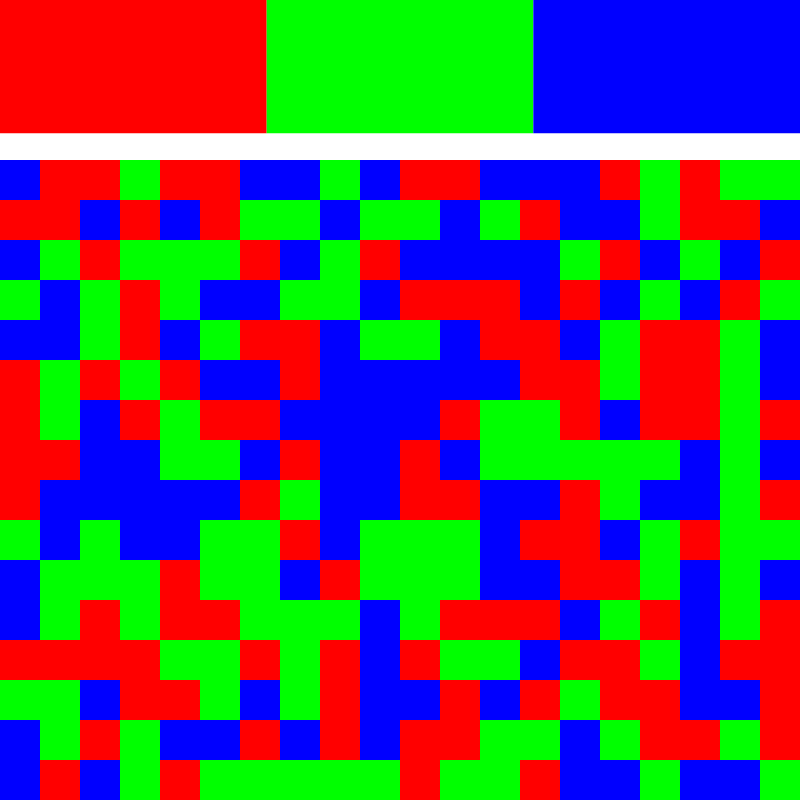
Frame 1 (no input)
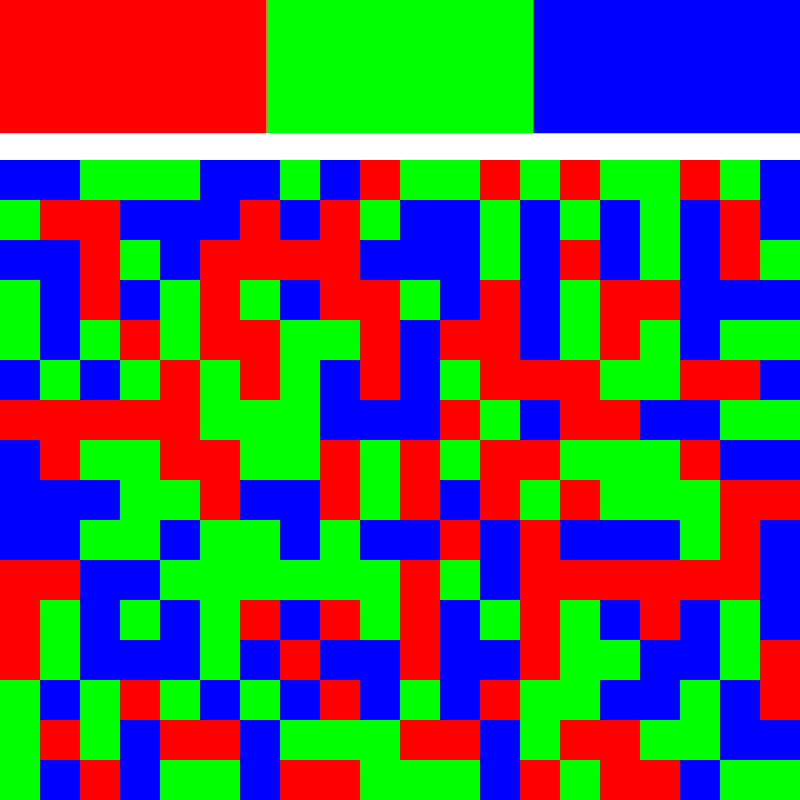
Frame 60 (no input)
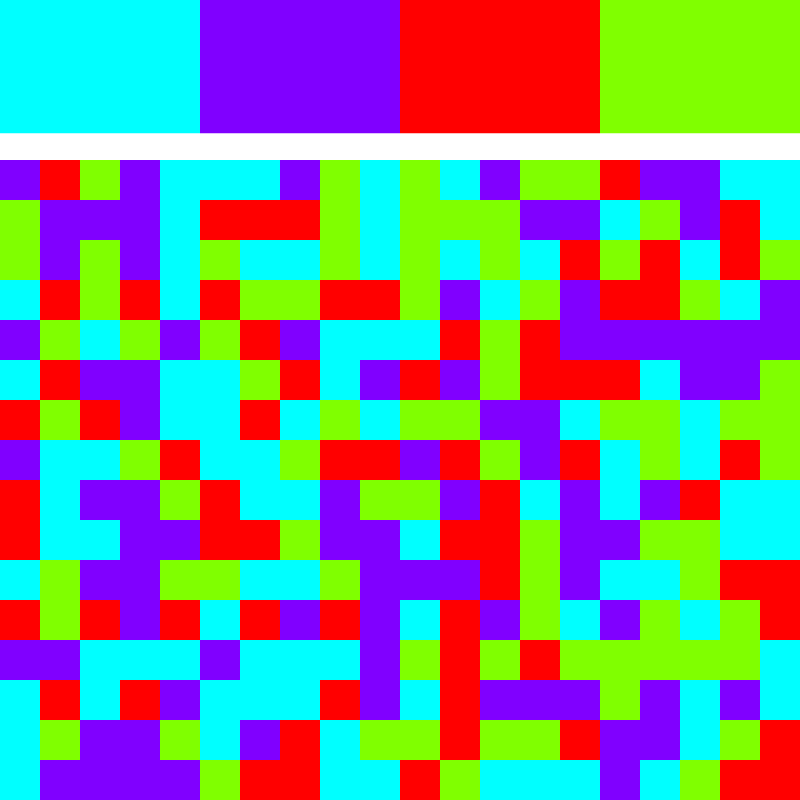
Frame 120 (the mouse pressed at the canvas centre since frame 60)

The p5.js sketch that drew these frames (run headless with seeded random() and noise() and a simulated clock; from frame 60 on, the mouse is pressed at the canvas centre):

// p5.js sketch
// ── sketch.js
// Triadic Tetradic Color Palette
// Mouse position changes base hue value. Four squares show triadic/tetradic colors (base, base +30, base +60, base +90).
// extended from Rune Madsen's Color Scheme Analogous Example :https://printingcode.runemadsen.com/examples/color/scheme_analogous/index.html

// Modification: Generate grid palette of color cells based on chosen colors (changes on mouse move)

let outerRadius = 200;
let innerRadius = 0; // hole size
let steps = 360 / 15; // resolution
let mode = "triadic"; // change to 'tetradic' for tetradic colors

// Grid vars
let numRows = 20;
let numCols = 20;
let grid = new Array(numRows);

let gridMode = "static";
let prevMouseX = 0;

function setup() {
  createCanvas(800, 800);
  colorMode(HSB, 360, 100, 100);
  noStroke();
}

function draw() {
  background(100);
  drawRing();
  if (mode === "triadic") {
    drawTriadicColors();
  } else if (mode === "tetradic") {
    drawTetradicColors();
  }
  fill(0);
  text("click to toggle mode", 50, height - 50);

  // New stuff
  let baseHue = map(mouseX, 0, width, 0, 360);

  if (gridMode !== "static" || mouseX !== prevMouseX || prevMouseX === 0) {
    if (mode === "triadic") {
      let triadicHues = [
        baseHue % 360,
        (baseHue + 120) % 360,
        (baseHue + 240) % 360,
      ];
      generateGrid(triadicHues);
    } else if (mode === "tetradic") {
      let tetradicHues = [
        baseHue % 360,
        (baseHue + 90) % 360,
        (baseHue + 180) % 360,
        (baseHue + 270) % 360,
      ];
      generateGrid(tetradicHues);
    }
  }

  drawGrid();
  prevMouseX = mouseX;
}

function mousePressed() {
  if (mode === "triadic") {
    mode = "tetradic";
  } else if (mode === "tetradic") {
    mode = "triadic";
  }
  prevMouseX = 0; // reset prevMouseX to force grid regeneration on next draw
}

function drawGrid() {
  // Draw a grid of cells, each filled with a randomly chosen color from the palette
  for (let i = 0; i < numRows; i++) {
    for (let j = 0; j < numCols; j++) {
      fill(grid[i][j], 100, 100);
      rect(
        (i * width) / numRows,
        height / 5 + (j * height) / numCols,
        width / numRows,
        height / numCols,
      );
    }
  }
}

// Generate grid from passed in hues
function generateGrid(hues) {
  // Build a 2D array of color cells
  for (let i = 0; i < numRows; i++) {
    grid[i] = new Array(numCols);
    for (let j = 0; j < numCols; j++) {
      let hueNum = Math.floor(random() * hues.length);
      grid[i][j] = hues[hueNum];
    }
  }
}

function drawTriadicColors() {
  // Map mouseX to hue (0–360)
  let baseHue = map(mouseX, 0, width, 0, 360);

  let squareWidth = width / 3;
  // Square 1: base hue
  fill((baseHue + 0) % 360, 100, 100);
  rect(0, 0, squareWidth, height / 6);
  drawColorPosition(baseHue);

  // Square 2: base + 120
  fill((baseHue + 120) % 360, 100, 100);
  rect(squareWidth, 0, squareWidth, height / 6);
  drawColorPosition(baseHue + 120);

  // Square 3: base + 240
  fill((baseHue + 240) % 360, 100, 100);
  rect(squareWidth * 2, 0, squareWidth, height / 6);
  drawColorPosition(baseHue + 240);
}

function drawTetradicColors() {
  // Map mouseX to hue (0–360)
  let baseHue = map(mouseX, 0, width, 0, 360);

  let squareWidth = width / 4;
  // Square 1: base hue
  fill((baseHue + 0) % 360, 100, 100);
  rect(0, 0, squareWidth, height / 6);
  drawColorPosition(baseHue);

  // Square 2: base + 90
  fill((baseHue + 90) % 360, 100, 100);
  rect(squareWidth, 0, squareWidth, height / 6);
  drawColorPosition(baseHue + 90);

  // Square 3: base + 180
  fill((baseHue + 180) % 360, 100, 100);
  rect(squareWidth * 2, 0, squareWidth, height / 6);
  drawColorPosition(baseHue + 180);

  // Square 4: base + 270
  fill((baseHue + 270) % 360, 100, 100);
  rect(squareWidth * 3, 0, squareWidth, height / 6);
  drawColorPosition(baseHue + 270);
}

function drawColorPosition(hue) {
  push();
  translate(width / 2, height / 2);
  let x1 = cos(radians(hue)) * (innerRadius + (outerRadius - innerRadius) / 2);
  let y1 = sin(radians(hue)) * (innerRadius + (outerRadius - innerRadius) / 2);
  fill(0);
  ellipse(x1, y1, 20, 20);
  pop();
}

function drawRing() {
  push();
  translate(width / 2, height / 2); // center of canvas

  for (let angle = 0; angle < 360; angle += steps) {
    let nextAngle = angle + steps;

    // Outer edge points
    let x1 = cos(radians(angle)) * outerRadius;
    let y1 = sin(radians(angle)) * outerRadius;
    let x2 = cos(radians(nextAngle)) * outerRadius;
    let y2 = sin(radians(nextAngle)) * outerRadius;

    // Inner edge points
    let x3 = cos(radians(nextAngle)) * innerRadius;
    let y3 = sin(radians(nextAngle)) * innerRadius;
    let x4 = cos(radians(angle)) * innerRadius;
    let y4 = sin(radians(angle)) * innerRadius;

    fill(angle, 100, 100);
    quad(x1, y1, x2, y2, x3, y3, x4, y4);
  }
  pop();
}
